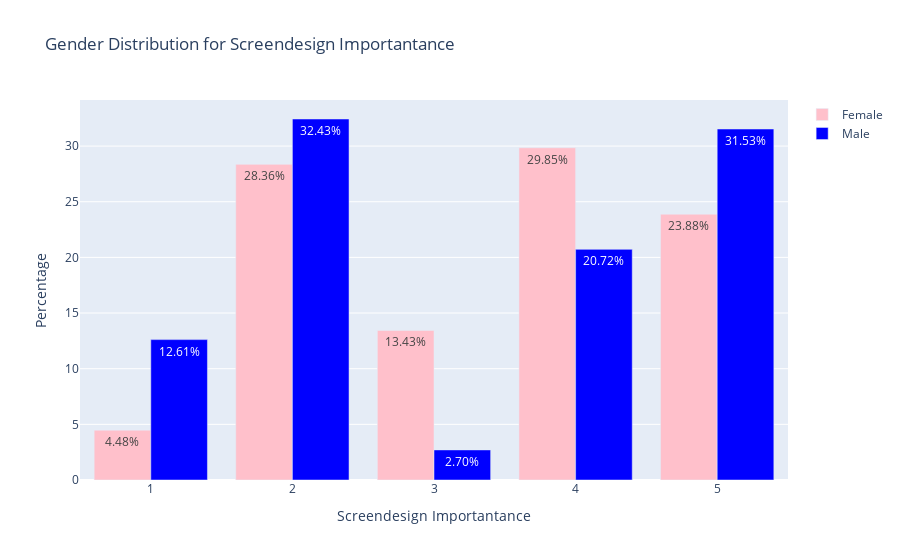

This figure's notebook cell:
### Code cell
#calculate percentage
female_count = female['necessaties'].value_counts().sort_index()
male_count = male['necessaties'].value_counts().sort_index()
total_count = df['necessaties'].value_counts().sort_index()
female_percentage = (female_count/female_count.sum())*100
male_percentage = (male_count/male_count.sum())*100

fig = go.Figure(data=[
    go.Bar(name='Female', x=female_percentage.index, y=female_percentage.values, 
           text=["{:.2f}%".format(val) for val in np.round(female_percentage.values, 2)], 
           textposition='auto', marker=dict(color='pink')),
    go.Bar(name='Male', x=male_percentage.index, y=male_percentage.values, 
           text=["{:.2f}%".format(val) for val in np.round(male_percentage.values, 2)], 
           textposition='auto', marker=dict(color='blue'))
])

fig.update_layout(title = "Gender Distribution for Screendesign Importantance", xaxis_title="Screendesign Importantance", yaxis_title = "Percentage")
fig.show()

### Figure 1 — Plotly figure (JSON) as saved in the notebook; plotly's stock layout.template omitted (floating-point values rounded to 4 significant figures)
{"data": [{"marker": {"color": "pink"}, "name": "Female", "text": ["4.48%", "28.36%", "13.43%", "29.85%", "23.88%"], "textposition": "auto", "type": "bar", "x": [1, 2, 3, 4, 5], "y": [4.478, 28.36, 13.43, 29.85, 23.88]}, {"marker": {"color": "blue"}, "name": "Male", "text": ["12.61%", "32.43%", "2.70%", "20.72%", "31.53%"], "textposition": "auto", "type": "bar", "x": [1, 2, 3, 4, 5], "y": [12.61, 32.43, 2.703, 20.72, 31.53]}], "layout": {"title": {"text": "Gender Distribution for Screendesign Importantance"}, "xaxis": {"title": {"text": "Screendesign Importantance"}}, "yaxis": {"title": {"text": "Percentage"}}}}
